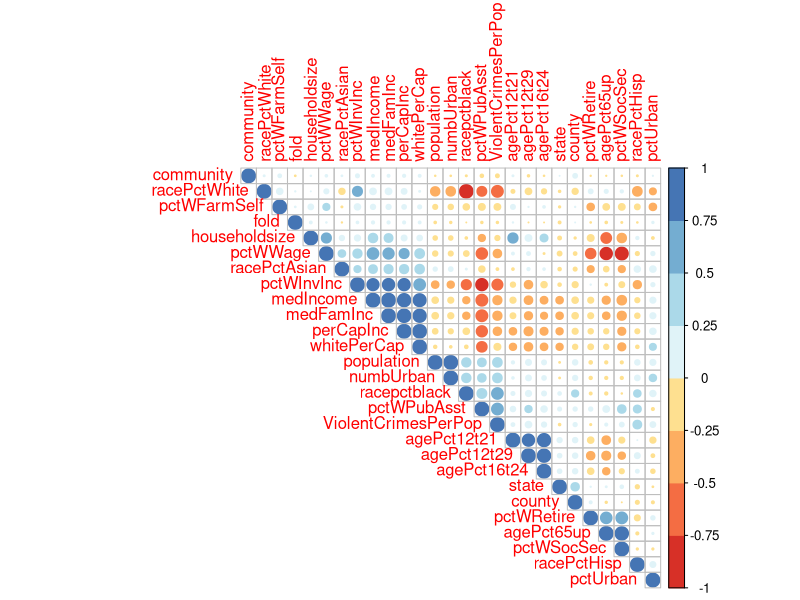
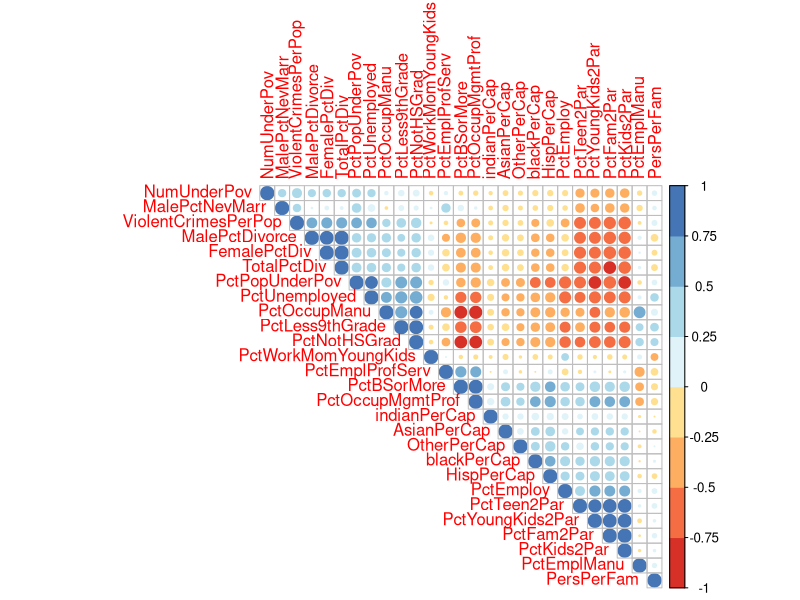
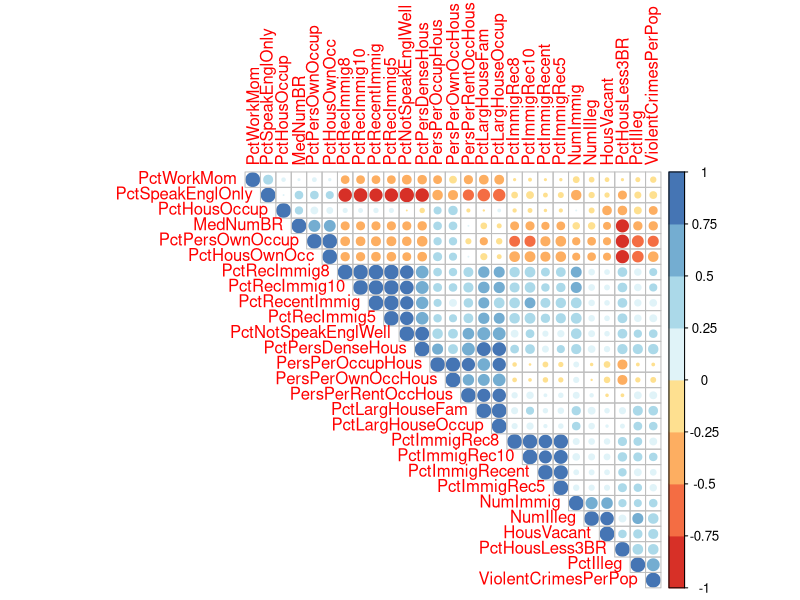
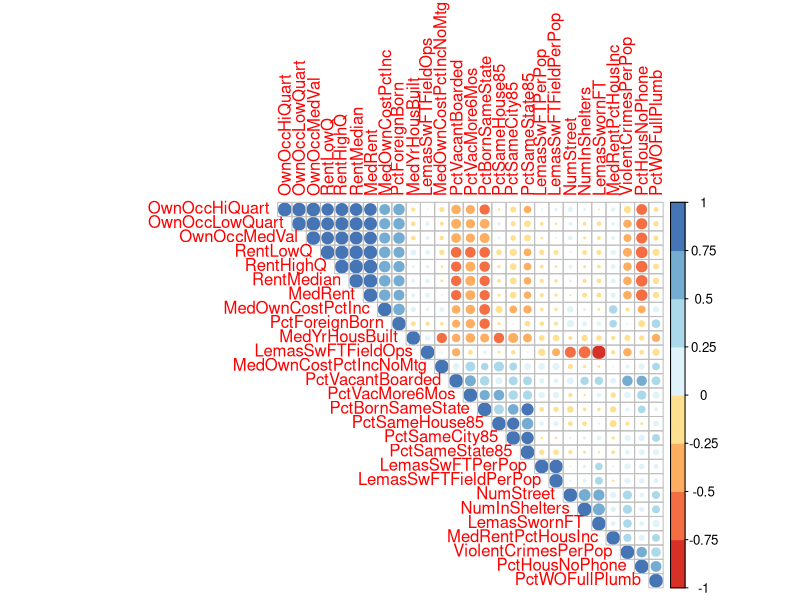
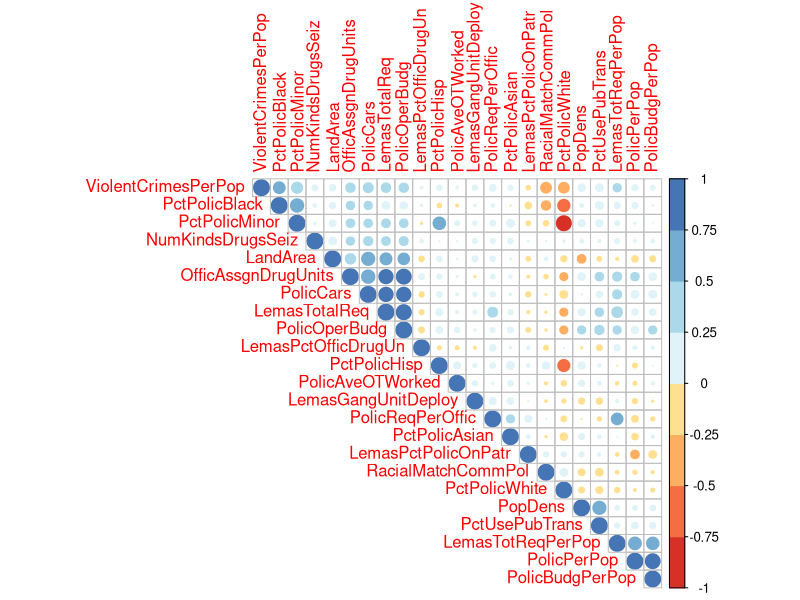

Write R code to recreate these figures, in order.
library(corrplot)
library(RColorBrewer)
setwd("/home/user/RFiles")
communityData_file_a <- read.csv('communities_file_a.data')

communityData_file_a <- na.omit(communityData_file_a)

matriz_file_a <- cor(communityData_file_a)

corrplot(matriz_file_a, type="upper", order="hclust",
         col=brewer.pal(n=8, name="RdYlBu"))

##Check file b
communityData_file_b <- read.csv('communities_file_b.data')

communityData_file_b <- na.omit(communityData_file_b)

matriz_file_b <- cor(communityData_file_b)

corrplot(matriz_file_b, type="upper", order="hclust",
         col=brewer.pal(n=8, name="RdYlBu"))

##Check file c
communityData_file_c <- read.csv('communities_file_c.data')

communityData_file_c <- na.omit(communityData_file_c)

matriz_file_c <- cor(communityData_file_c)

corrplot(matriz_file_c, type="upper", order="hclust",
         col=brewer.pal(n=8, name="RdYlBu"))

##Check file d
communityData_file_d <- read.csv('communities_file_d.data')

communityData_file_d <- na.omit(communityData_file_d)

matriz_file_d <- cor(communityData_file_d)

corrplot(matriz_file_d, type="upper", order="hclust",
         col=brewer.pal(n=8, name="RdYlBu"))

##Check file e
communityData_file_e <- read.csv('communities_file_e.data')

communityData_file_e <- na.omit(communityData_file_e)

matriz_file_e <- cor(communityData_file_e)

corrplot(matriz_file_e, type="upper", order="hclust",
         col=brewer.pal(n=8, name="RdYlBu"))